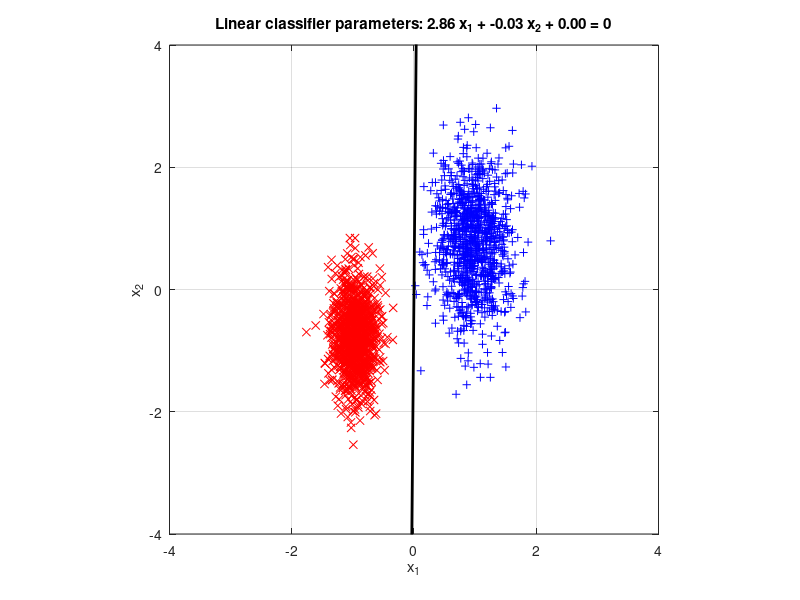

MATLAB code to generate this figure:
function perceptronDemo
%PERCEPTRONDEMO
%
%   A simple demonstration of the perceptron algorithm for training
%   a linear classifier, made as readable as possible for tutorial
%   purposes. It is derived from the treatment of linear learning
%   machines presented in Chapter 2 of "An Introduction to Support
%   Vector Machines" by Nello Cristianini and John Shawe-Taylor.
%
%

    Data  = createTrainingData;
    Model = trainPerceptron( Data );

end
%%%%%%%%%%%%%%%%%%%%%%%%%%%%%%%%%%%%%%%%%%%%%%%%%%%%%%%%%%%%%%%%%%%%%%%%%%%
function Model = trainPerceptron( Data )
%TRAINPERCEPTRON

    DOWN   = 1;
    ACROSS = 2;

    assert( isequal( unique( Data.labels ), [-1; +1] ), ...
        'Labels must be -1 or +1' );

    % ---------------------------------------------------------------------
    % Normalise the data by calculating z-scores
    %
    %   This makes plotting easier, but is not needed by the algorithm.
    %

    sampleMean   = mean( Data.samples );
    sampleStdDev = std(  Data.samples );
    Data.samples = bsxfun( @minus,   Data.samples, sampleMean   );
    Data.samples = bsxfun( @rdivide, Data.samples, sampleStdDev );

    % ---------------------------------------------------------------------
    % Calculate the squared radius of the smallest ball that encloses the
    % data and is centred on the origin. This is used to provide an
    % appropriate range and step size when updating the threshold (bias)
    % parameter.
    %

    sampleSize = size( Data.samples, DOWN );
    maxNorm    = realmin;
    for iObservation = 1:sampleSize
        observationNorm = norm( Data.samples(iObservation,:) );
        if observationNorm > maxNorm
            maxNorm = observationNorm;
        end
    end
    enclosingBallRadius        = maxNorm;
    enclosingBallRadiusSquared = enclosingBallRadius .^ 2;

    % ---------------------------------------------------------------------
    % Define the starting weight vector and bias. These should be zeros,
    % as the algorithm omits a learning rate, and it is suggested in
    % Cristianini & Shawe-Taylor that learning rate may only be omitted
    % safely when the starting weight vector and bias are zero.
    %

    Model.weights = [0.0 0.0];
    Model.bias    = 0.0;

    % ---------------------------------------------------------------------
    % Run the perceptron training algorithm
    %
    %   To prevent program running forever when nonseparable data are
    %   provided, limit the number of steps in the outer loop.
    %

    maxNumSteps = 1000;

    for iStep = 1:maxNumSteps

        isAnyObsMisclassified = false;

        for iObservation = 1:sampleSize;

            inputObservation = Data.samples( iObservation, : );
            desiredLabel     = Data.labels(  iObservation    ); % +1 or -1

            perceptronOutput = sum( Model.weights .* inputObservation, ACROSS ) + Model.bias;
            margin           = desiredLabel * perceptronOutput;

            isCorrectLabel   = margin > 0;

            % -------------------------------------------------------------
            % If the model misclassifies the observation, update the
            % weights and the bias.
            %

            if ~isCorrectLabel

                isAnyObsMisclassified = true;

                weightCorrection = desiredLabel  * inputObservation;
                Model.weights    = Model.weights + weightCorrection;

                biasCorrection   = desiredLabel .* enclosingBallRadiusSquared;
                Model.bias       = Model.bias   + biasCorrection;

                displayPerceptronState( Data, Model );

            end % if this observation misclassified.

        end % loop over observations

        if ~isAnyObsMisclassified
            disp( 'Done!' );
            break;
        end

    end % outer loop

end % TRAINPERCEPTRON
%%%%%%%%%%%%%%%%%%%%%%%%%%%%%%%%%%%%%%%%%%%%%%%%%%%%%%%%%%%%%%%%%%%%%%%%%%%
function Data = createTrainingData
%CREATETRAININGDATA
%
%   Return a structure containing training data suitable for linear
%   classification.
%

    sampleAsize   = 1024;
    sampleBsize   = 1024;

    sampleAmean   = [ 5.5 5.0 ];
    sampleAstdDev = [ 0.5 1.0 ];

    sampleBmean   = [ 2.5 3.0 ];
    sampleBstdDev = [ 0.3 0.7 ];

    Data.samples  = [ normallyDistributedSample( sampleAsize, sampleAmean, sampleAstdDev ); ...
                      normallyDistributedSample( sampleBsize, sampleBmean, sampleBstdDev ) ];

    Data.labels   = [  ones(sampleAsize,1); ...
                      -ones(sampleBsize,1) ];

    % ---------------------------------------------------------------------
    % Randomly permute samples & class labels.
    %
    %   This is not really necessary, but done to illustrate that the order
    %   in which observations are evaluated does not matter.
    %

    randomOrder   = randperm( sampleAsize + sampleBsize );
    Data.samples  = Data.samples( randomOrder, : );
    Data.labels   = Data.labels(  randomOrder, : );

end % CREATETRAININGDATA
%%%%%%%%%%%%%%%%%%%%%%%%%%%%%%%%%%%%%%%%%%%%%%%%%%%%%%%%%%%%%%%%%%%%%%%%%%%
function samples = normallyDistributedSample( sampleSize, sampleMean, sampleStdDev )
%NORMALDISTRIBUTIONSAMPLE
%
%   Draw a sample from a normal distribution with specified mean and
%   standard deviation.
%

    assert(    isequal( size( sampleMean ), size( sampleStdDev ) ) ...
            && 1 == size( sampleMean, 1 ),                         ...
        'Sample mean and standard deviation must be row vectors of equal length.' );

    numFeatures = numel( sampleMean );
    samples     = randn( sampleSize, numFeatures );
    samples     = bsxfun( @times, samples, sampleStdDev );
    samples     = bsxfun( @plus,  samples, sampleMean   );

end % NORMALDISTRIBUTIONSAMPLE
%%%%%%%%%%%%%%%%%%%%%%%%%%%%%%%%%%%%%%%%%%%%%%%%%%%%%%%%%%%%%%%%%%%%%%%%%%%
function displayPerceptronState( Data, Model )
%DISPLAYPERCEPTRONSTATE

    hFig = figure( 1 );
    clf;
    set( hFig,                        ...
        'NumberTitle', 'off',         ...
        'Name',         mfilename,    ...
        'MenuBar',      'none',       ...
        'Color',        [1.0 1.0 1.0] );

    displayXmin = -4;
    displayXmax =  4;
    displayYmin = -4;
    displayYmax =  4;

    hAx = subplot( 1, 1, 1 );
    axis('equal');
    set( hAx,                                  ...
        'Box',      'on',                      ...
        'NextPlot', 'add',                     ...
        'xgrid',    'on',                      ...
        'ygrid',    'on',                      ...
        'xlim',     [displayXmin displayXmax], ... % Bounds suitable for Z-scored data
        'ylim',     [displayYmin displayYmax]  );
    xlabel( 'x_1' );
    ylabel( 'x_2' );

    % ---------------------------------------------------------------------
    % Plot data points from the two classes
    %

    isPositiveClass = Data.labels >  0;
    isNegativeClass = Data.labels <= 0;

    plot( hAx, Data.samples(isPositiveClass,1), Data.samples(isPositiveClass,2), 'b+' );
    plot( hAx, Data.samples(isNegativeClass,1), Data.samples(isNegativeClass,2), 'rx' );

    % ---------------------------------------------------------------------
    % Display parameters for separating hyperplane in title
    %

    xWeight   = Model.weights(1);
    yWeight   = Model.weights(2);
    bias      = Model.bias;

    szTitle   = sprintf( 'Linear classifier parameters: %0.2f x_1 + %0.2f x_2 + %0.2f = 0', xWeight, yWeight, bias );
    title( szTitle );

    % ---------------------------------------------------------------------
    % Plot separating hyperplane
    %

    y1 = ( (xWeight*displayXmin) + bias ) ./ -yWeight;
    y2 = ( (xWeight*displayXmax) + bias ) ./ -yWeight;

    plot( hAx, [displayXmin; displayXmax], [y1, y2], 'k-', 'linewidth', 2 );

    pause(0.1);

end % DISPLAYPERCEPTRONSTATE